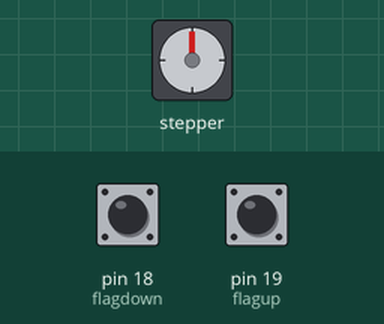
The sketch below on a simulated Arduino Mega 2560, built with avr-gcc and run on an emulated ATmega2560. Shown: stepper motor. Wiring (inferred from the names in the program): stepper motor driver (200 steps per turn assumed): step pin 23; direction pin 22. The inputs (shaded band) are chosen by the test bench; at power-on: pin 18 (flagdown) LOW, pin 19 (flagup) LOW. What the sketch prints to the serial monitor is not drawn.

Above: at 1.2 s.
1.3 s: pin 18 (flagdown) pulled HIGH for 0.15 s
Timing chart, 0 to 19.4 s (numbered marks = the images above; inputs shaded):
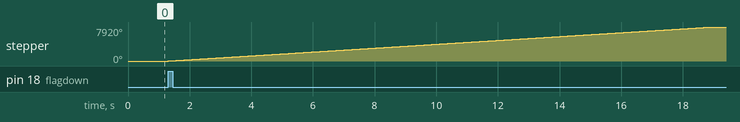

Measured:
- after the input at 1.3 s, stepper: turns 7920° clockwise in 17.6 s, starting at once

The sketch:

main.ino
```cpp
#include "header.h"
void setup()
{
  Serial.begin(115200);
  pinMode(STEP, OUTPUT);
  pinMode(DIR, OUTPUT);
  pinMode(flagdown,INPUT);
  pinMode(flagup,INPUT);
}
void loop()
{
  if(digitalRead(flagup)==1)
  {
  Serial.println("Spinning Clockwise...");
  stepper(up);//HIGH -> up | LOW-> down
  delay(1000);
  }
  else if(digitalRead(flagdown)==1)
  {
  //HIGH -> up | LOW-> down
  Serial.println("Spinning Clockwise...");
  stepper(up);
  delay(1000);
  }
}
```

header.h
```cpp
const int DIR = 22;
const int STEP = 23;
const int  steps_per_rev = 200;
#define flagup 19//A27
#define flagdown 18//B2
#define up 1
#define down 0

void stepper();
```

stepperfunction.ino
```cpp
void stepper(int dir)
{
  digitalWrite(DIR, dir);
  for(int j=0;j<=21;j++)
    for(int i = 0; i<steps_per_rev; i++)
    {
      digitalWrite(STEP, HIGH);
      delayMicroseconds(2000);
      digitalWrite(STEP, LOW);
      delayMicroseconds(2000);
    }
}
```
